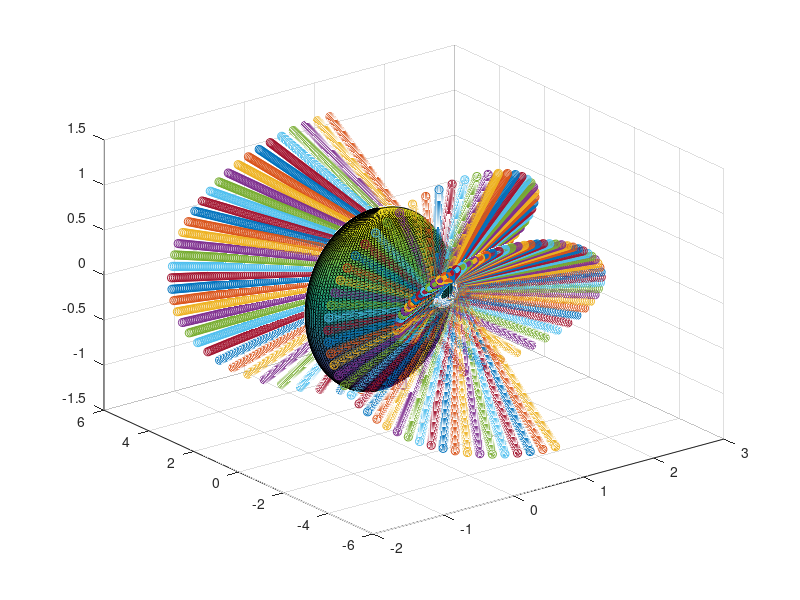

Here is the MATLAB script that generated this plot:


%% path and shape generation
aB = 1; %a booth
bB = 2; %b booth 
s = linspace(0,2*pi, 150);%path paramitrization 

lambda_g = (aB.*sin(s))./(1 + ((aB/bB)^2).*(cos(s).^2)); %path longitude
phi_g  = (((aB/bB)^2).*sin(s).*cos(s))./(1 + ((aB/bB)^2).*(cos(s).^2)); %path latitude

path = [ cos(lambda_g).*cos(phi_g);
         sin(lambda_g).*cos(phi_g);
         sin(phi_g);]; % figure 8 parameter
     
     


% plot figure 8 
scatter3(path(1,:),path(2,:), path(3,:))
hold on 

%plot sphere
theta = linspace(0, 2*pi);
phi = linspace(-pi/2 , pi/2); 
[theta, phi] = meshgrid(theta, phi); 
rho = 1; 

[x,y,z] = sph2cart(theta, phi, rho);
surf(x,y,z)
%% tangent to path 

%differential step in S
deltaS = diff(s);

%pathDeriv
pathDeriv = [diff(path(1,:))./deltaS;
    diff(path(2,:))./deltaS;
    diff(path(3,:))./deltaS;];

%-------------------------
for i = 1:149
k=i; % point number 98
tang =(s-s(k)).*pathDeriv(:,k)+path(:,k);

%scatter3(path(1,:),path(2,:), path(3,:))

%scatter3(path(1,k),path(2,k), path(3,k))
scatter3(tang(1,:), tang(2,:), tang(3,:))
end
%hold off

phi1 = linspace(0,2*pi,150);
lambda1 = linspace(0,2*pi,150);

%basis vector for tangential plane (REAL DEAL)
V = [-sin(phi1).*cos(lambda1), -sin(lambda1);
     -sin(phi1).*sin(lambda1), cos(lambda1);
     cos(phi1), zeros(1,150);];
% your location in wind Frame
pgw = [1,1,1];

%your velocity vector in the wind frame
vkW = [1,1,1];





